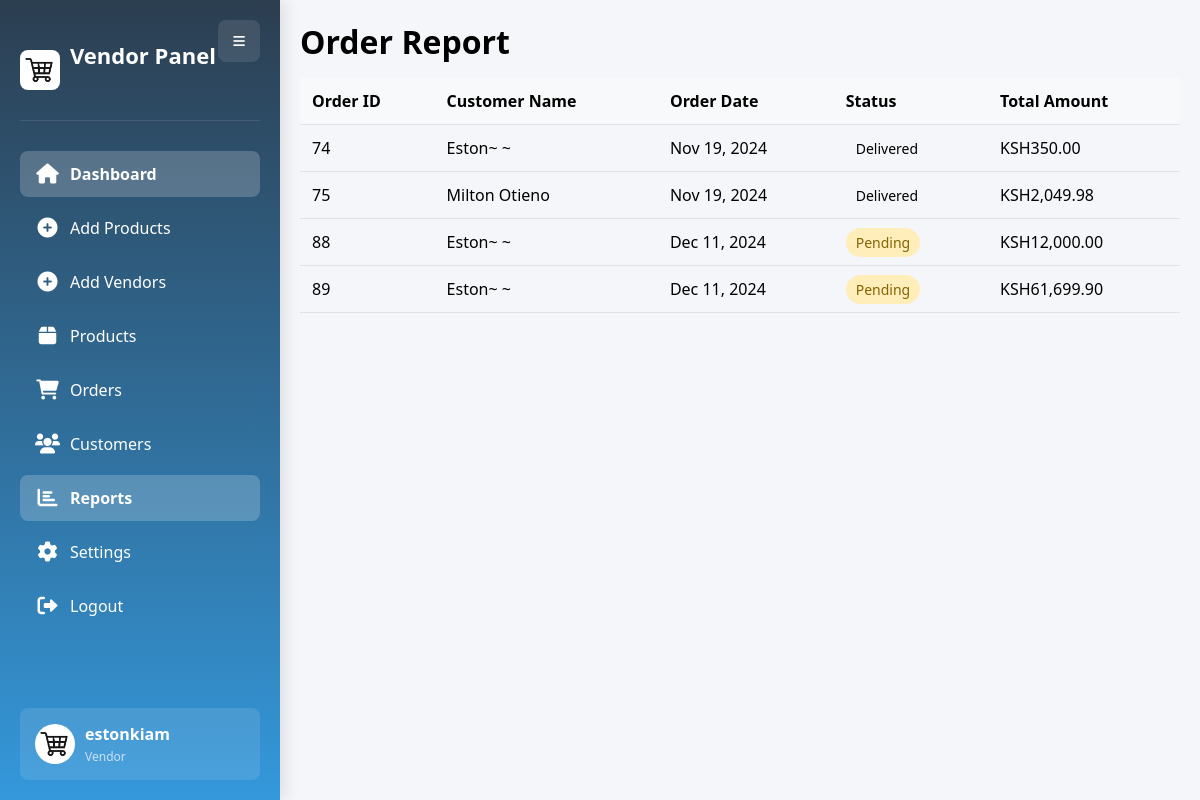
The page /admin/reports.php (signed in) on the database its author committed.
### tables this page shows
CREATE TABLE `orders` (
  `id` int(11) NOT NULL,
  `customer_id` int(11) NOT NULL,
  `total_amount` decimal(10,2) NOT NULL DEFAULT 0.00,
  `shipping_address` varchar(255) NOT NULL,
  `city` varchar(100) NOT NULL,
  `phone` varchar(20) NOT NULL,
  `payment_method` enum('mpesa','card','cash') NOT NULL,
  `payment_status` enum('pending','paid','failed') DEFAULT 'pending',
  `status` enum('pending','processing','shipped','delivered','cancelled') DEFAULT 'pending',
  `transaction_id` varchar(100) DEFAULT NULL,
  `created_at` timestamp NOT NULL DEFAULT current_timestamp(),
  `updated_at` timestamp NOT NULL DEFAULT current_timestamp() ON UPDATE current_timestamp(),
  `product_details` text DEFAULT NULL
);

CREATE TABLE `customers` (
  `customer_id` int(11) NOT NULL,
  `first_name` varchar(100) NOT NULL,
  `last_name` varchar(100) NOT NULL,
  `email` varchar(255) NOT NULL,
  `password` varchar(255) NOT NULL,
  `phone` varchar(20) DEFAULT NULL,
  `address_line1` varchar(255) DEFAULT NULL,
  `address_line2` varchar(255) DEFAULT NULL,
  `city` varchar(100) NOT NULL,
  `state` varchar(100) NOT NULL,
  `postal_code` varchar(20) NOT NULL,
  `country` varchar(100) NOT NULL,
  `created_at` timestamp NOT NULL DEFAULT current_timestamp(),
  `reset_token` varchar(255) DEFAULT NULL,
  `reset_token_expiry` datetime DEFAULT NULL
);

### admin/reports.php (the view, shortened to what this page needs)
<?php
$servername = "localhost";
$username = "root";
$password = "";
$dbname = "ecommerce";
$conn = new mysqli($servername, $username, $password, $dbname);
$order_query = "SELECT orders.id, customers.first_name, customers.last_name, orders.created_at, orders.status, orders.total_amount
                FROM orders
                JOIN customers ON orders.customer_id = customers.customer_id";
$order_result = $conn->query($order_query);
?>
<!DOCTYPE html>
<html lang="en">
<head>
    <link href="https://cdnjs.cloudflare.com/ajax/libs/font-awesome/6.0.0/css/all.min.css" rel="stylesheet">
    <link rel="stylesheet" href="assets/css/admindash.css">
</head>
<body>
<?php include('include/sidebar.php'); ?>
        <div class="main-content">
            <h1>Order Report</h1>
            <?php if ($order_result->num_rows > 0): ?>
            <table>
                <thead>
                    <tr>
                        <th>Order ID</th>
                        <th>Customer Name</th>
                        <th>Order Date</th>
                        <th>Status</th>
                        <th>Total Amount</th>
                    </tr>
                </thead>
                <tbody>
                    <?php while($order = $order_result->fetch_assoc()): ?>
                    <tr>
                        <td><?php echo htmlspecialchars($order['id']); ?></td>
                        <td><?php echo htmlspecialchars($order['first_name']) . ' ' . htmlspecialchars($order['last_name']); ?></td>
                        <td><?php echo date('M d, Y', strtotime($order['created_at'])); ?></td>
                        <td>
                            <span class="status <?php echo strtolower($order['status']); ?>"><?php echo htmlspecialchars(ucwords($order['status'])); ?></span>
                        </td>
                        <td>KSH<?php echo number_format($order['total_amount'], 2); ?></td>
                    </tr>
                    <?php endwhile; ?>
                </tbody>
            </table>
            <?php else: ?>
                <p>No orders found.</p>
            <?php endif; ?>
        </div>
</body>
</html>

### admin/include/sidebar.php (shortened to what this page needs)
<?php
$servername = "localhost";
$username = "root";
$password = "";
$dbname = "ecommerce";
$conn = new mysqli($servername, $username, $password, $dbname);
$admin_username = "Admin";
if (isset($_SESSION['admin_id'])) {
    $admin_id = $_SESSION['admin_id'];
    $query = "SELECT username FROM admins WHERE id = ?";
    $stmt = $conn->prepare($query);
    $stmt->bind_param("i", $admin_id);
    $stmt->execute();
    $stmt->bind_result($username);
    if ($stmt->fetch()) {
        $admin_username = $username;
    }
}
?>
<!DOCTYPE html>
<html>
<head>
    <link rel="stylesheet" href="https://cdnjs.cloudflare.com/ajax/libs/font-awesome/6.0.0/css/all.min.css">
</head>
<body>
    <div class="container">
        <div class="sidebar">
            <button class="toggle-btn">
                <i class="fas fa-bars"></i>
            </button>
            <div class="sidebar-header">
                <img src="assets/img/cart.jpg" alt="Logo">
                <h2>Vendor Panel</h2>
            </div>
            <ul>
                <li><a href="dashboard.php" class="active">
                    <i class="fas fa-home"></i><span>Dashboard</span>
                </a></li>
                <li><a href="addproducts.php">
                    <i class="fas fa-plus-circle"></i><span>Add Products</span>
                </a></li>
                <li><a href="registration.php">
                    <i class="fas fa-plus-circle"></i><span>Add Vendors</span>
                </a></li>
                <li><a href="productview.php">
                    <i class="fas fa-box"></i><span>Products</span>
                </a></li>
                <li><a href="orders.php">
                    <i class="fas fa-shopping-cart"></i><span>Orders</span>
                </a></li>
                <li><a href="customers.php">
                    <i class="fas fa-users"></i><span>Customers</span>
                </a></li>
                <li><a href="reports.php">
                    <i class="fas fa-chart-bar"></i><span>Reports</span>
                </a></li>
                <li><a href="settings.php">
                    <i class="fas fa-cog"></i><span>Settings</span>
                </a></li>
                <li><a href="logout.php">
                    <i class="fas fa-sign-out-alt"></i><span>Logout</span>
                </a></li>
            </ul>
            <div class="user-profile">
                <img src="assets/img/cart.jpg" alt="User Avatar">
                <div class="user-info">
                    <h4><?php echo htmlspecialchars($admin_username); ?></h4>
                    <p>Vendor</p>
                </div>
            </div>
        </div>
</body>
</html>

### admin/assets/css/admindash.css (style rules this page uses)
* { margin: 0; padding: 0; box-sizing: border-box; }
body { font-family: Arial, sans-serif; background-color: #f4f6f9; }
.container { display: flex; min-height: 100vh; }
.sidebar { width: 250px; background-color: #343a40; color: white; padding: 20px; }
.sidebar h2 { margin-bottom: 30px; text-align: center; }
.sidebar ul { list-style: none; }
.sidebar ul li { margin-bottom: 15px; }
.sidebar ul li a { color: white; text-decoration: none; display: block; padding: 10px; border-radius: 5px; }
.main-content { flex: 1; padding: 20px; }
table { width: 100%; border-collapse: collapse; margin-top: 15px; }
th, td { padding: 12px; text-align: left; border-bottom: 1px solid #dee2e6; }
th { background-color: #f8f9fa; }
.status { padding: 5px 10px; border-radius: 15px; font-size: 14px; }
.status.pending { background-color: #ffeeba; color: #856404; }

### admin/include/sidebar.php (style rules this page uses)
* { margin: 0; padding: 0; box-sizing: border-box; font-family: 'Segoe UI', Tahoma, Geneva, Verdana, sans-serif; }
body { background-color: #f4f6f9; }
.container { display: flex; min-height: 100vh; }
.sidebar { width: 280px; background: linear-gradient(180deg, #2c3e50 0%, #3498db 100%); color: white; padding: 20px; position: relative; transition: all 0.3s cubic-bezier(0.4, 0, 0.2, 1); box-shadow: 4px 0 15px rgba(0, 0, 0, 0.1); }
.toggle-btn { position: absolute; right: 20px; top: 20px; background: rgba(255, 255, 255, 0.1); color: white; border: none; padding: 12px 15px; cursor: pointer; border-radius: 8px; transition: all 0.3s ease; z-index: 2; }
.sidebar-header { display: flex; align-items: center; padding: 20px 0; margin-bottom: 30px; border-bottom: 1px solid rgba(255, 255, 255, 0.1); }
.sidebar-header img { width: 40px; height: 40px; margin-right: 10px; border-radius: 8px; }
.sidebar-header h2 { font-size: 22px; font-weight: 600; color: #fff; }
.sidebar ul { list-style: none; padding: 0; }
.sidebar ul li { margin-bottom: 8px; }
.sidebar ul li a { color: white; text-decoration: none; display: flex; align-items: center; padding: 12px 15px; border-radius: 8px; font-size: 16px; transition: all 0.3s ease; }
.sidebar ul li a i { margin-right: 10px; font-size: 20px; width: 25px; text-align: center; }
.sidebar ul li a.active { background: rgba(255, 255, 255, 0.2); font-weight: 600; }
.user-profile { position: absolute; bottom: 20px; left: 20px; right: 20px; display: flex; align-items: center; background: rgba(255, 255, 255, 0.1); padding: 15px; border-radius: 8px; }
.user-profile img { width: 40px; height: 40px; border-radius: 50%; margin-right: 10px; }
.user-info { flex: 1; }
.user-info h4 { font-size: 16px; margin-bottom: 3px; }
.user-info p { font-size: 12px; opacity: 0.7; }
.main-content { flex: 1; padding: 20px; transition: all 0.3s ease; }

### rows shown on the page
orders: id "74", customer.first_name "Eston~", customer.last_name "~", created_at "Nov 19, 2024", status "Delivered", total_amount "350.00"
orders: id "75", customer.first_name "Milton", customer.last_name "Otieno", created_at "Nov 19, 2024", status "Delivered", total_amount "2,049.98"
orders: id "88", customer.first_name "Eston~", customer.last_name "~", created_at "Dec 11, 2024", status "Pending", total_amount "12,000.00"
orders: id "89", customer.first_name "Eston~", customer.last_name "~", created_at "Dec 11, 2024", status "Pending", total_amount "61,699.90"

### other values the page prints
$admin_username "estonkiam"
